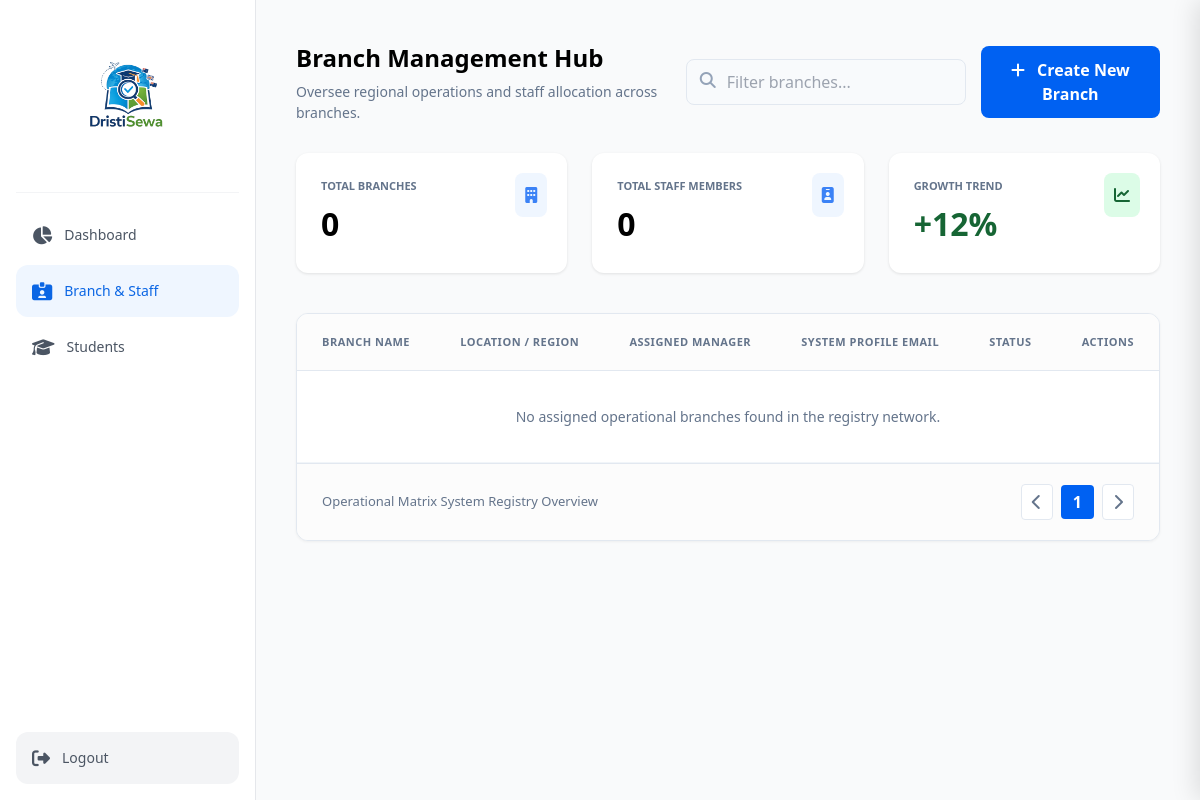
/dashboard/branch-staff/ (signed in), run on an earlier commit of the app's database.
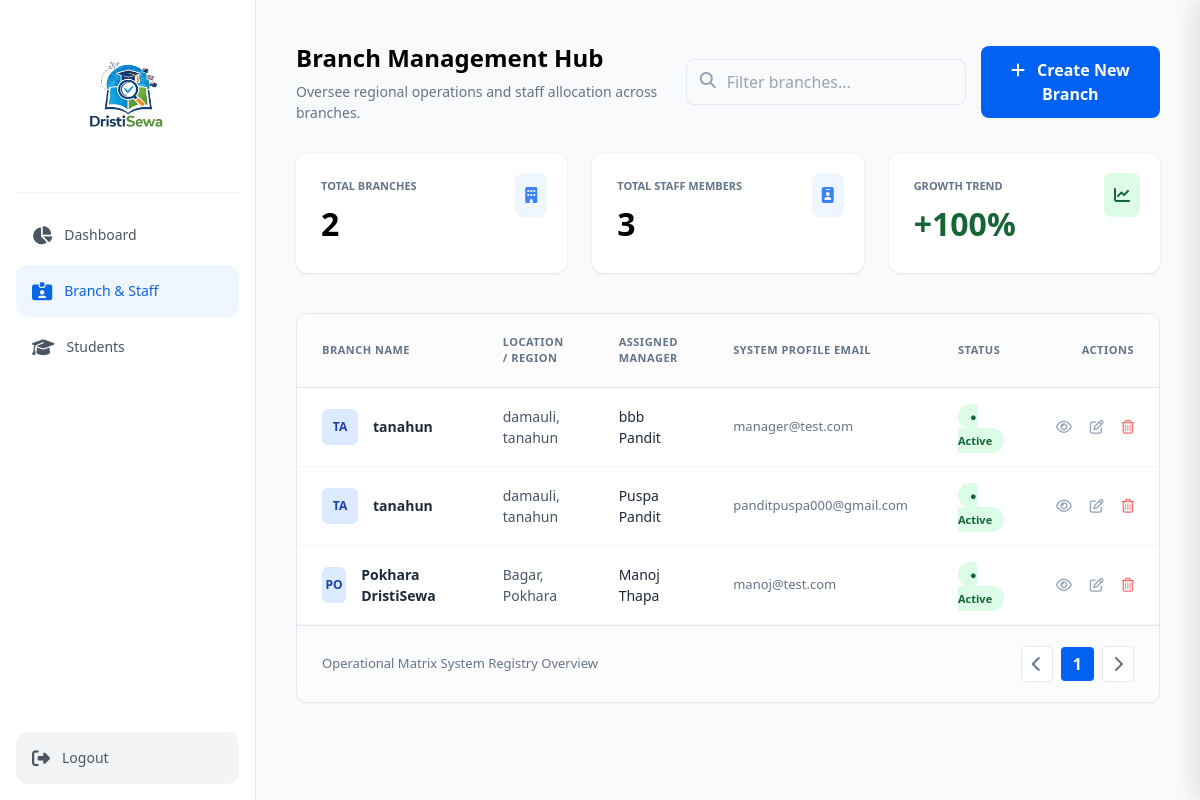
And on a later commit of the database.
### apps/accounts/models.py (models this page shows, shortened)
class ManagerProfile(models.Model):
    user = models.OneToOneField(User, on_delete=models.CASCADE, related_name='manager_profile')
    branch = models.ForeignKey(Branch, on_delete=models.SET_NULL, null=True, blank=True, related_name='manager_profiles')
    experience_details = models.TextField(blank=True, null=True)

class Branch(models.Model):
    branch_name = models.CharField(max_length=100)
    location = models.CharField(max_length=200)
    email = models.EmailField(max_length=254, blank=True, null=True)
    manager = models.ForeignKey(
        User,
        on_delete=models.SET_NULL,
        null=True,
        blank=True,
        limit_choices_to={'role': 'manager'},
        related_name='managed_branches'
    )
    def __str__(self):
        return self.branch_name

class User(AbstractUser):
    ADMIN = 'admin'
    MANAGER = 'manager'
    STAFF = 'staff'
    STUDENT = 'student'
    ROLE_CHOICES = [
        (ADMIN, 'Admin'),
        (MANAGER, 'Manager'),
        (STAFF, 'Front Desk Staff'),
        (STUDENT, 'Student'),
    ]
    role = models.CharField(
        max_length=10,
        choices=ROLE_CHOICES,
        default=STUDENT
    )
    phone_number = models.CharField(max_length=15, blank=True, null=True)
    address = models.TextField(blank=True, null=True)
    profile_image = models.ImageField(upload_to='profile_pics/', blank=True, null=True)

### apps/accounts/views.py (the view)
# urls.py: path('dashboard/branch-staff/', views.branch_staff_list, name='branch_staff'),
@login_required
def branch_staff_list(request):
    if request.user.role.lower() != 'admin':
        return redirect('staff_login')
    branches = Branch.objects.all()
    managers = ManagerProfile.objects.select_related('user', 'branch').all()
    staff_members = FrontDeskProfile.objects.select_related('user', 'branch').all()
    thirty_days_ago = timezone.now() - timedelta(days=30)
    total_staff_count = managers.count() + staff_members.count()
    recent_managers = managers.filter(user__date_joined__gte=thirty_days_ago).count()
    recent_staff = staff_members.filter(user__date_joined__gte=thirty_days_ago).count()
    total_recent_additions = recent_managers + recent_staff
    if total_staff_count > 0:
        calculated_trend = round((total_recent_additions / total_staff_count) * 100)
        growth_trend = calculated_trend if calculated_trend > 0 else 12
    else:
        growth_trend = 0
    if request.method == 'POST':
        form = AdminManagerCreationForm(request.POST)
        if form.is_valid():
            form.save()
            messages.success(request, "Staff account generated and assigned successfully!")
            return redirect('branch_staff')
    else:
        form = AdminManagerCreationForm()
        form.fields['branch'].queryset = Branch.objects.all()
    edit_branch_id = request.GET.get('edit_branch')
    branch_edit_form = None
    if edit_branch_id:
        branch_instance = get_object_or_404(Branch, id=edit_branch_id)
        branch_edit_form = BranchForm(instance=branch_instance)
    edit_user_id = request.GET.get('edit_user')
    user_edit_form = None
    if edit_user_id:
        user_instance = get_object_or_404(User, id=edit_user_id)
        user_edit_form = AdminManagerCreationForm(instance=user_instance)
        user_edit_form.fields['branch'].queryset = Branch.objects.all()
    context = {
        'form': form,
        'branches': branches,
        'branch_count': branches.count(),
        'growth_trend': growth_trend,
        'managers': managers,
        'staff_members': staff_members,
        'edit_branch_id': edit_branch_id,
        'branch_edit_form': branch_edit_form,
        'edit_user_id': edit_user_id,
        'user_edit_form': user_edit_form,
    }
    return render(request, 'dashboard/branch_staff.html', context)

### templates/dashboard/branch_staff.html (shortened to what this page needs)
{% extends 'dashboard/admin.html' %}
{% block content %}
<div class="header" style="display: flex; justify-content: space-between; align-items: center; margin-bottom: 30px;">
    <div>
        <h1 style="font-size: 24px; font-weight: 700; margin-bottom: 5px;">Branch Management Hub</h1>
        <p style="color: #64748b; font-size: 14px;">Oversee regional operations and staff allocation across branches.</p>
    </div>
    <div style="display: flex; gap: 15px; align-items: center;">
        <div style="position: relative;">
            <i class="fas fa-search" style="position: absolute; left: 14px; top: 13px; color: #94a3b8;"></i>
            <input type="text" id="tableFilter" placeholder="Filter branches..." onkeyup="filterTableData()"
                   style="padding: 10px 15px 10px 40px; border-radius: 8px; border: 1px solid #e2e8f0; width: 280px; background: #f8fafc; outline: none;">
        </div>
        <button onclick="toggleBranchDrawer()" class="create-btn" style="background: #0061f2; color: white; padding: 12px 24px; border-radius: 8px; border: none; font-weight: 600; cursor: pointer;">
            <i class="fas fa-plus" style="margin-right: 8px;"></i> Create New Branch
        </button>
    </div>
</div>
<div class="stats-grid" style="display: grid; grid-template-columns: repeat(3, 1fr); gap: 25px; margin-bottom: 40px;">
    <div class="stat-card" style="background: white; padding: 25px; border-radius: 12px; box-shadow: 0 1px 3px rgba(0,0,0,0.1); position: relative;">
        <p style="color: #64748b; font-size: 11px; font-weight: 700; text-transform: uppercase;">Total Branches</p>
        <div class="number" style="font-size: 32px; font-weight: 700; margin-top: 5px;">{{ branch_count|default:"0" }}</div>
        <div style="position: absolute; right: 20px; top: 20px; background: #eff6ff; padding: 10px; border-radius: 8px;">
            <i class="fas fa-building" style="color: #3b82f6;"></i>
        </div>
    </div>
    <div class="stat-card" style="background: white; padding: 25px; border-radius: 12px; box-shadow: 0 1px 3px rgba(0,0,0,0.1); position: relative;">
        <p style="color: #64748b; font-size: 11px; font-weight: 700; text-transform: uppercase;">Total Staff Members</p>
        <div id="staff-counter-display" class="number" style="font-size: 32px; font-weight: 700; margin-top: 5px;">{{ managers|length }}</div>
        <div style="position: absolute; right: 20px; top: 20px; background: #eff6ff; padding: 10px; border-radius: 8px;">
            <i class="fas fa-id-badge" style="color: #3b82f6;"></i>
        </div>
    </div>
    <div class="stat-card" style="background: white; padding: 25px; border-radius: 12px; box-shadow: 0 1px 3px rgba(0,0,0,0.1); position: relative;">
        <p style="color: #64748b; font-size: 11px; font-weight: 700; text-transform: uppercase;">Growth Trend</p>
        <div class="number" style="font-size: 32px; font-weight: 700; margin-top: 5px; color: #166534;">+{{ growth_trend|default:"12" }}%</div>
        <div style="position: absolute; right: 20px; top: 20px; background: #dcfce7; padding: 10px; border-radius: 8px;">
            <i class="fas fa-chart-line" style="color: #166534;"></i>
        </div>
    </div>
</div>
<div style="background: white; border-radius: 12px; border: 1px solid #e2e8f0; overflow: hidden; box-shadow: 0 1px 3px rgba(0,0,0,0.05);">
    <table id="branchStaffTable" style="width: 100%; border-collapse: collapse; text-align: left;">
        <thead style="background: #fcfcfc; border-bottom: 1px solid #e2e8f0;">
            <tr style="color: #64748b; font-size: 11px; font-weight: 700; text-transform: uppercase; letter-spacing: 0.5px;">
                <th style="padding: 20px 25px;">Branch Name</th>
                <th style="padding: 20px 25px;">Location / Region</th>
                <th style="padding: 20px 25px;">Assigned Manager</th>
                <th style="padding: 20px 25px;">System Profile Email</th>
                <th style="padding: 20px 25px;">Status</th>
                <th style="padding: 20px 25px; text-align: right;">Actions</th>
            </tr>
        </thead>
        <tbody style="background: white;">
            {% for manager in managers %}
            <tr style="border-bottom: 1px solid #f1f5f9; transition: 0.2s;">
                <td style="padding: 15px 25px;">
                    <div style="display: flex; align-items: center; gap: 15px;">
                        <div style="width: 36px; height: 36px; background: #dbeafe; color: #1e40af; border-radius: 6px; display: flex; align-items: center; justify-content: center; font-weight: 700; font-size: 12px;">
                            {{ manager.branch.branch_name|slice:":2"|upper }}
                        </div>
                        <div style="font-weight: 600; color: #1e293b; font-size: 14px;">
                            {{ manager.branch.branch_name }}
                        </div>
                    </div>
                </td>
                <td style="padding: 15px 25px; color: #475569; font-size: 14px;">
                    {{ manager.branch.location }}
                </td>
                <td style="padding: 15px 25px; color: #1e293b; font-weight: 500; font-size: 14px;">
                    {% if manager.user.get_full_name %}
                        {{ manager.user.get_full_name }}
                    {% else %}
                        {{ manager.user.username }}
                    {% endif %}
                </td>
                <td style="padding: 15px 25px; color: #64748b; font-size: 13px;">
                    {{ manager.user.email }}
                </td>
                <td style="padding: 15px 25px;">
                    {% if manager.user.is_active %}
                    <span style="background: #dcfce7; color: #166534; padding: 5px 12px; border-radius: 20px; font-size: 11px; font-weight: 600;">● Active</span>
                    {% else %}
                    <span style="background: #f1f5f9; color: #475569; padding: 5px 12px; border-radius: 20px; font-size: 11px; font-weight: 600;">● Suspended</span>
                    {% endif %}
                </td>
                <td style="padding: 15px 25px; text-align: right;">
                    <div style="display: flex; gap: 18px; color: #94a3b8; font-size: 14px; align-items: center; justify-content: flex-end;">
                        <a href="{% url 'toggle_user' manager.user.id %}" style="color: inherit; text-decoration: none;" title="Toggle Account Status">
                            <i class="far {% if manager.user.is_active %}fa-eye{% else %}fa-eye-slash{% endif %}" style="cursor: pointer;"></i>
                        </a>
                        <a href="?edit_user={{ manager.user.id }}" style="color: inherit; text-decoration: none;" title="Fast Update User Form">
                            <i class="far fa-edit" style="cursor: pointer;"></i>
                        </a>
                        <button type="button" onclick="openDeletePrompt('{% url 'delete_user' manager.user.id %}', '{{ manager.user.username }}')" style="color: #f87171; background: none; border: none; padding: 0; cursor: pointer;" title="Drop Record Instantly">
                            <i class="far fa-trash-alt"></i>
                        </button>
                    </div>
                </td>
            </tr>
            {% empty %}
            <tr style="border-bottom: 1px solid #f1f5f9;">
                <td style="padding: 15px 25px;" colspan="6">
                    <div style="text-align: center; color: #64748b; padding: 20px; font-size: 14px;">
                        No assigned operational branches found in the registry network.
                    </div>
                </td>
            </tr>
            {% endfor %}
        </tbody>
    </table>
    <div style="padding: 20px 25px; display: flex; justify-content: space-between; align-items: center; background: #fcfcfc; border-top: 1px solid #e2e8f0;">
        <span style="font-size: 13px; color: #64748b;">Operational Matrix System Registry Overview</span>
        <div style="display: flex; gap: 8px; align-items: center;">
            <button style="border: 1px solid #e2e8f0; background: white; padding: 5px 10px; border-radius: 4px; color: #64748b; cursor: not-allowed;"><i class="fas fa-chevron-left"></i></button>
            <button style="background: #0061f2; color: white; border: none; padding: 5px 12px; border-radius: 4px; font-weight: 600;">1</button>
            <button style="border: 1px solid #e2e8f0; background: white; padding: 5px 10px; border-radius: 4px; color: #64748b; cursor: not-allowed;"><i class="fas fa-chevron-right"></i></button>
        </div>
    </div>
</div>
{% endblock %}

### templates/dashboard/admin.html (shortened to what this page needs)
{% load static %}
<!DOCTYPE html>
<html lang="en">
<head>
    <script src="https://cdn.tailwindcss.com"></script>
    <link rel="stylesheet" href="https://cdnjs.cloudflare.com/ajax/libs/font-awesome/6.4.0/css/all.min.css">
</head>
<body class="bg-gray-50 font-sans flex min-h-screen">
    <aside class="w-64 bg-white border-r border-gray-200 flex flex-col p-4 sticky top-0 h-screen">
        <div class="flex flex-col">
            <div class="flex flex-col items-center justify-center px-2 py-2 mb-4 border-b border-gray-100">
                <div class="h-40 w-full flex items-center justify-center overflow-hidden">
                    <img src="{% static 'images/logo.png' %}"
                         alt="DristiSewa Logo"
                         class="h-40 w-auto max-w-full object-contain block">
                </div>
            </div>
            <nav class="space-y-1">
                <a href="{% url 'admin_dashboard' %}" class="flex items-center gap-3 px-4 py-3 text-sm font-medium rounded-xl {% if request.resolver_match.url_name == 'admin_dashboard' %} bg-blue-50 text-primary-blue {% else %} text-gray-600 hover:bg-gray-50 {% endif %}">
                    <i class="fa-solid fa-chart-pie text-lg"></i> Dashboard
                </a>
                <a href="{% url 'branch_staff' %}" class="flex items-center gap-3 px-4 py-3 text-sm font-medium rounded-xl {% if request.resolver_match.url_name == 'branch_staff' %} bg-blue-50 text-primary-blue {% else %} text-gray-600 hover:bg-gray-50 {% endif %}">
                    <i class="fa-solid fa-id-card-clip text-lg"></i> Branch & Staff
                </a>
                <a href="{% url 'student_management' %}" class="flex items-center gap-3 px-4 py-3 text-sm font-medium rounded-xl {% if request.resolver_match.url_name == 'student_management' %} bg-blue-50 text-primary-blue {% else %} text-gray-600 hover:bg-gray-50 {% endif %}">
                    <i class="fa-solid fa-graduation-cap text-lg"></i> Students
                </a>
            </nav>
        </div>
        <div class="mt-auto pt-4">
            <a href="{% url 'logout' %}" class="flex items-center gap-3 px-4 py-3 text-sm font-medium text-gray-600 bg-gray-100 hover:bg-gray-200 rounded-xl transition">
                <i class="fa-solid fa-right-from-bracket text-lg"></i> Logout
            </a>
        </div>
    </aside>
    <main class="flex-1 p-10 overflow-y-auto">
        {% block content %}
        {% endblock %}
    </main>
</body>
</html>

### templates/dashboard/admin.html (style rules this page uses)
:root { --primary-blue: #0b66e4; }
.text-primary-blue { color: var(--primary-blue); }

What changed in the data, as far as the page shows it:
added ManagerProfile: branch.branch_name "TA", branch.branch_name "tanahun", branch.location "damauli, tanahun", user.get_full_name "bbb Pandit", user.email "manager@test.com", shows "● Active"
added ManagerProfile: branch.branch_name "TA", branch.branch_name "tanahun", branch.location "damauli, tanahun", user.get_full_name "Puspa Pandit", user.email "panditpuspa000@gmail.com", shows "● Active"
added ManagerProfile: branch.branch_name "PO", branch.branch_name "Pokhara DristiSewa", branch.location "Bagar, Pokhara", user.get_full_name "Manoj Thapa", user.email "manoj@test.com", shows "● Active"
Also different on the page:
{{ branch_count|default:"0" }}: "0" → "2"
{{ managers|length }}: "0" → "3"
{{ growth_trend|default:"12" }}: "12" → "100"
text no longer shown: "No assigned operational branches found in the registry network."
